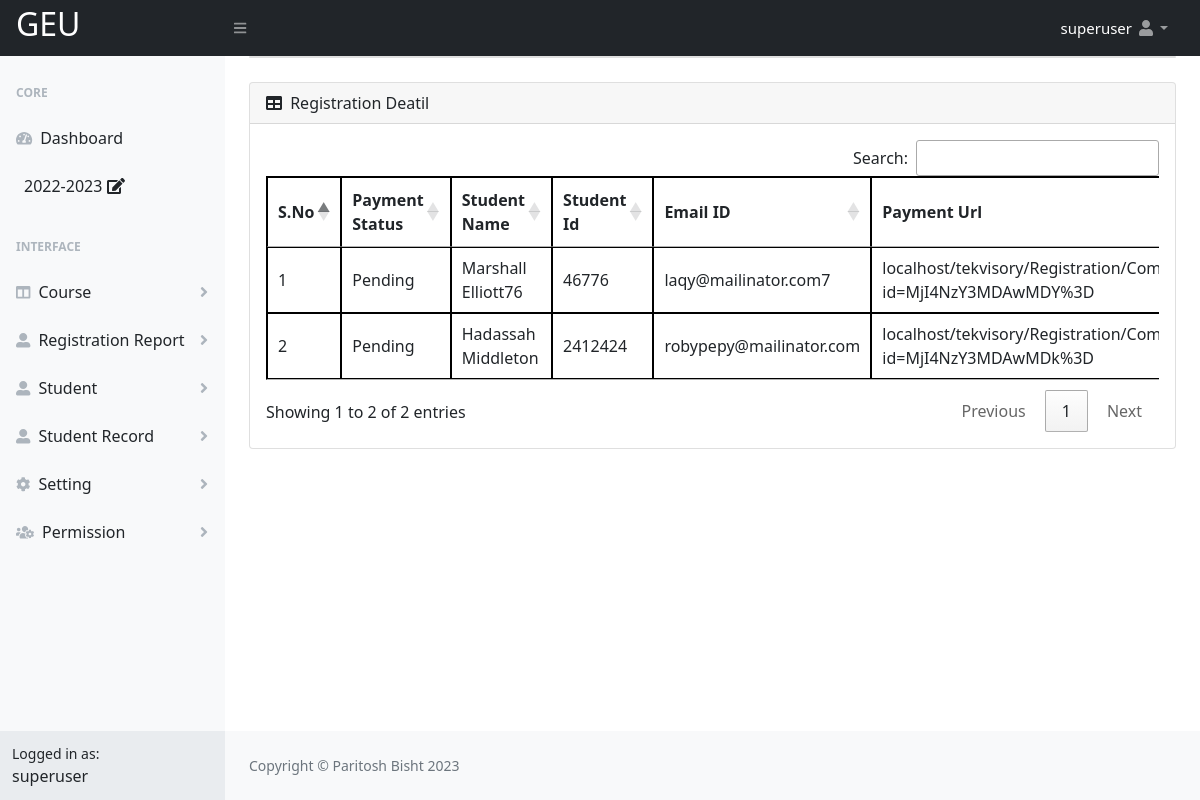
Screenshot of /Registration/admin/Payment_Reminder.php (signed in) with the database file from the repository.
### tables this page shows
CREATE TABLE `school` (
  `school_id` int(11) NOT NULL,
  `school_name` varchar(200) NOT NULL,
  `school_code` varchar(6) NOT NULL,
  `admission_number_starting` varchar(10) NOT NULL,
  `school_srtname` varchar(50) NOT NULL,
  `school_photo` varchar(100) NOT NULL,
  `school_number` varchar(200) NOT NULL,
  `school_email` varchar(200) NOT NULL,
  `school_address` varchar(200) NOT NULL,
  `school_country` varchar(100) NOT NULL,
  `school_state` varchar(100) NOT NULL,
  `school_district` varchar(100) NOT NULL,
  `school_city` varchar(100) NOT NULL,
  `school_pincode` varchar(100) NOT NULL,
  `status` varchar(10) NOT NULL,
  `own_filled` varchar(10) NOT NULL,
  `createdby` varchar(100) NOT NULL,
  `createdtime` varchar(100) NOT NULL,
  `updateby` varchar(100) NOT NULL,
  `updatetime` varchar(100) NOT NULL,
  `disableby` varchar(100) NOT NULL,
  `disabletime` varchar(100) NOT NULL
);

CREATE TABLE `user` (
  `id` int(11) NOT NULL,
  `first_name` varchar(50) NOT NULL,
  `middle_name` varchar(50) NOT NULL,
  `last_name` varchar(50) NOT NULL,
  `login` varchar(50) NOT NULL,
  `user_id` varchar(100) NOT NULL,
  `password` varchar(255) NOT NULL,
  `hash_password` varchar(255) NOT NULL,
  `dob` varchar(30) NOT NULL,
  `number` varchar(20) NOT NULL,
  `email` varchar(50) NOT NULL,
  `photo` varchar(100) NOT NULL,
  `type` varchar(20) NOT NULL,
  `status` varchar(10) NOT NULL,
  `disablereason` varchar(300) NOT NULL,
  `activereason` varchar(300) NOT NULL,
  `pass` varchar(100) NOT NULL,
  `oldpass` varchar(100) NOT NULL,
  `session` varchar(20) NOT NULL,
  `createdby` varchar(50) NOT NULL,
  `createdtime` varchar(50) NOT NULL,
  `updateby` varchar(100) NOT NULL,
  `updatetime` varchar(100) NOT NULL,
  `disableby` varchar(50) NOT NULL,
  `disabletime` varchar(50) NOT NULL,
  `password_reset_by` varchar(10) NOT NULL,
  `password_reset_time` varchar(30) NOT NULL,
  `forget_password_time` varchar(100) NOT NULL,
  `change_pass_time` varchar(100) NOT NULL,
  `wrong_pass_count` int(10) NOT NULL,
  `wrong_pass_time` varchar(30) NOT NULL,
  `wrong_pass_reset_type` varchar(20) NOT NULL,
  `current_session` varchar(20) NOT NULL,
  `statusactivereason` varchar(100) NOT NULL,
  `statusactiveby` varchar(20) NOT NULL,
  `statusactivetime` varchar(30) NOT NULL,
  `usercourse_id` varchar(20) NOT NULL,
  `usersection` varchar(20) NOT NULL,
  `usersemester` varchar(20) NOT NULL
);

CREATE TABLE `menu` (
  `menu_id` int(20) NOT NULL,
  `menu_name` varchar(30) NOT NULL,
  `menu_icon` varchar(30) NOT NULL,
  `menu_order` varchar(10) NOT NULL,
  `status` varchar(10) NOT NULL,
  `disablereason` varchar(100) NOT NULL,
  `activereason` varchar(100) NOT NULL,
  `createdby` varchar(30) NOT NULL,
  `createdtime` varchar(30) NOT NULL,
  `updateby` varchar(30) NOT NULL,
  `updatetime` varchar(30) NOT NULL,
  `disableby` varchar(30) NOT NULL,
  `disabletime` varchar(30) NOT NULL
);

CREATE TABLE `registration` (
  `payment_id` int(20) NOT NULL,
  `receipt_number` varchar(30) NOT NULL,
  `student_id` varchar(30) NOT NULL,
  `student_name` varchar(100) NOT NULL,
  `student_gender` varchar(10) NOT NULL,
  `student_campus` varchar(10) NOT NULL,
  `student_course` varchar(10) NOT NULL,
  `student_specilization` varchar(50) NOT NULL,
  `student_semester` varchar(10) NOT NULL,
  `student_email` varchar(100) NOT NULL,
  `student_number` varchar(15) NOT NULL,
  `student_whatsappnumber` varchar(15) NOT NULL,
  `student_dob` varchar(20) NOT NULL,
  `paid_amount` varchar(10) NOT NULL,
  `paid_date` varchar(10) NOT NULL,
  `cpaid_date` varchar(30) NOT NULL,
  `paid_mode` varchar(10) NOT NULL,
  `order_id` varchar(50) NOT NULL,
  `fee_status` varchar(10) NOT NULL,
  `student_status` varchar(50) NOT NULL,
  `session` varchar(10) NOT NULL,
  `createdby` varchar(30) NOT NULL,
  `createdtime` varchar(30) NOT NULL,
  `updateby` varchar(30) NOT NULL,
  `updatetime` varchar(30) NOT NULL,
  `feeupdatetime` varchar(40) NOT NULL,
  `feeupdateby` varchar(30) NOT NULL,
  `feeupdatedatetime` varchar(30) NOT NULL,
  `certificate_name` varchar(100) NOT NULL,
  `certificate_date` varchar(20) NOT NULL,
  `certificate_time` varchar(20) NOT NULL,
  `certificate_datetime` varchar(30) NOT NULL,
  `certificate_download` varchar(10) NOT NULL
);

### Registration/admin/Payment_Reminder.php (the view, shortened to what this page needs)
<?php
include("include/header.php");
require("permission_check.php");
?>
           <div id="layoutSidenav_content">
                <main>
                    <div class="container-fluid px-4">
                        <div class="card mb-4">
                        </div>
                        <div class="card mb-4">
                            <div class="card-header">
                                <i class="fas fa-table me-1"></i>
                               Registration Deatil
                            </div>
                            <div class="card-body">
                                <div style="overflow-x:auto;">
                                <table id="datatablesSimpl">
                                    <thead>
                                        <tr>
                                           <th>S.No</th>
                                            <th>Payment Status</th>
                                            <th>Student Name</th>
                                            <th>Student Id</th>
                                            <th>Email ID</th>
                                            <th>Payment Url</th>
                        </tr>
                                    </thead>
                                    <tbody>
                                       <?php
                                       $count = 0;
                                        $sql=mysqli_query($con,"SELECT * FROM `registration` WHERE `fee_status`='Rejected' AND `session`='$activesession_record' ");
                                        while($result=mysqli_fetch_assoc($sql))
    {
        $count+=1;
                                        ?>
                                        <tr>
                                            <td><?php echo $count; ?></td>
                                            <td><?php if($result['fee_status']=="Rejected") echo "Pending"; ?></td>
                                            <td><?php echo $result['student_name']; ?></td>
                                            <td><?php echo $result['student_id']; ?></td>
                                            <td><?php echo $result['student_email']; ?></td>
                                            <td>localhost/tekvisory/Registration/Complete_PaymentProcess.php?id=<?php echo urlencode(base64_encode($result['receipt_number'])); ?></td>
                                        </tr>
                                         <?php
                                    }
                                        ?>
                                    </tbody>
                                </table>
                            </div>
                        </div>
                    </div>
  </div>
                </main>
<?php
          include("include/footer.php");
      ?>

### Registration/admin/include/header.php (shortened to what this page needs)
<?php
    include("config.php");
 ?>
 <?php
extract($_POST);
?>
<!DOCTYPE html>
<html lang="en">
    <head>
        <link href="https://cdn.jsdelivr.net/npm/simple-datatables@latest/dist/style.css" rel="stylesheet" />
        <link href="css/styles.css" rel="stylesheet" />
         <link href=" https://cdnjs.cloudflare.com/ajax/libs/twitter-bootstrap/5.0.1/css/bootstrap.min.css" rel="stylesheet" />
         <link rel="stylesheet" href="https://cdn.datatables.net/1.10.19/css/jquery.dataTables.min.css">
         <link href=" https://cdn.datatables.net/buttons/2.2.2/css/buttons.dataTables.min.css" rel="stylesheet" />
          <link href="https://cdn.datatables.net/1.11.4/css/dataTables.bootstrap5.min.css" rel="stylesheet" />
    </head>
    <body class="sb-nav-fixed"  oncontextmenu="return false">
       <nav class="sb-topnav navbar navbar-expand navbar-dark bg-dark">
            <a class="navbar-brand ps-3" href="dashboard.php"><?php
$schol=mysqli_query($con,"SELECT * FROM `school` WHERE `status` = \"Active\"");
$res1=mysqli_fetch_assoc($schol); ?>
<h2 style="text-transform:uppercase;"><?php
echo $school_short_name_record = $res1['school_srtname'];
?></h2></a>
            <button class="btn btn-link btn-sm order-1 order-lg-0 me-4 me-lg-0" id="sidebarToggle" href="#!"><i class="fas fa-bars"></i></button>
            <ul class="navbar-nav ms-auto ms-md-0 me-3 me-lg-4">
                   <?php
$loginsession = $_SESSION["alogin"];
$q=mysqli_query($con,"SELECT * FROM `user` WHERE `login` ='$loginsession'  and `status` = \"Active\"");
$res=mysqli_fetch_assoc($q);
$login_user_type = $res['type'];
$log = $res['id'];
$useractivesessionquery=mysqli_query($con,"SELECT * FROM `user` WHERE `id` ='$log'");
$resuseractivesessionquery=mysqli_fetch_assoc($useractivesessionquery);
$activesession_record=$resuseractivesessionquery['current_session'];
                    ?>
                <li class="nav-item dropdown">
                    <a class="nav-link dropdown-toggle" id="navbarDropdown" href="#" role="button" data-bs-toggle="dropdown" aria-expanded="false"><span style=" font-size:15px; color: white;" aria-expanded="false">  <?php echo $res['first_name'] ." ".$res['middle_name']  ." ". $res['last_name']; ?></span> <i class="fas fa-user fa-fw"></i></a>
                </li>
            </ul>
        </nav>
        <div id="layoutSidenav">
            <div id="layoutSidenav_nav">
                <nav class="sb-sidenav accordion sb-sidenav-light" id="sidenavAccordion">
                    <div class="sb-sidenav-menu">
                        <div class="nav">
                            <div class="sb-sidenav-menu-heading">Core</div>
                            <a class="nav-link" href="dashboard.php">
                                <div class="sb-nav-link-icon"><i class="fas fa-tachometer-alt"></i></div>
                                Dashboard
                            </a>
                            <?php if ($login_user_type=="superuser" || $login_user_type=="admin") { ?>
                              <a class="nav-link" href=""  data-bs-toggle="modal" data-bs-target="#sessionmodal" >
                                <?php echo $activesession_record;?>&nbsp;<i class="fas fa-edit"></i>
                            </a>
                             <?php } ?>
                             <div class="sb-sidenav-menu-heading">Interface</div>
<?php
       $menulistqry="SELECT * FROM `menu` WHERE `status`='Active' ORDER BY `menu`.`menu_order` ASC";
       $menulistres=mysqli_query($con,$menulistqry);
       while($menulistdata=mysqli_fetch_assoc($menulistres))
        {
$rmenu_id=$menulistdata['menu_id'];
$menuaccessqry="SELECT * from `modulepermission` WHERE modulepermission.`modulemenu_id`='$rmenu_id' AND modulepermission.`modulepermission`='Yes' AND modulepermission.`moduleuser_id`='$log'";
$menuaccessres=mysqli_query($con,$menuaccessqry);
$menuaccessrow=mysqli_num_rows($menuaccessres);
if($menuaccessrow>0)
         {
          ?>
                            <a class="nav-link collapsed" href="#" data-bs-toggle="collapse" data-bs-target="#collapse<?php echo $menulistdata['menu_id'];?>" aria-expanded="false" aria-controls="collapse<?php echo $menulistdata['menu_id'];?>">
                                <div class="sb-nav-link-icon"><i class="<?php echo $menulistdata['menu_icon'];?>"></i></div>
                                <?php echo $menulistdata['menu_name'];?>
                                <div class="sb-sidenav-collapse-arrow"><i class="fas fa-angle-down"></i></div>
                            </a>
                           <?php } } ?>
                             </div>
                    </div>
                    <div class="sb-sidenav-footer">
                        <div class="small">Logged in as:</div>
                        <?php echo $res['login']; ?>
                    </div>
                </nav>
            </div>

### Registration/admin/include/footer.php (style rules this page uses)
table, th, td { border: .1px solid black; border-collapse: collapse; }

### rows the page displays
school: school_srtname "GEU"
user: first_name "superuser", current_session "2022-2023", login "superuser"
menu: menu_name "Course"
menu: menu_name "Registration Report"
menu: menu_name "Student"
menu: menu_name "Student Record"
menu: menu_name "Setting"
menu: menu_name "Permission"
registration: fee_status "Pending", student_name "Marshall Elliott76", student "46776", student_email "laqy@mailinator.com7", receipt_number "MjI4NzY3MDAwMDY%3D"
registration: fee_status "Pending", student_name "Hadassah Middleton", student "2412424", student_email "robypepy@mailinator.com", receipt_number "MjI4NzY3MDAwMDk%3D"
